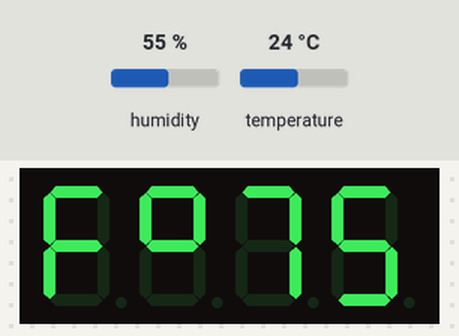
A sketch run on a simulated Arduino Uno, built with avr-gcc and run on an emulated ATmega328P. On the bench: 4-digit seven-segment display. The test bench sets the inputs (shaded band); at power-on: humidity 55 %, temperature 24 °C.

Above: at 4.9 s.
5.0 s: humidity set to 22 %
At 10.9 s:
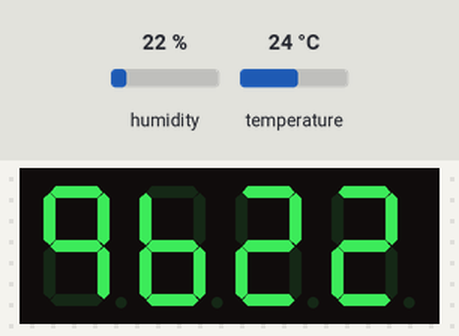
13.9 s: temperature set to 12 °C
At 17.2 s:
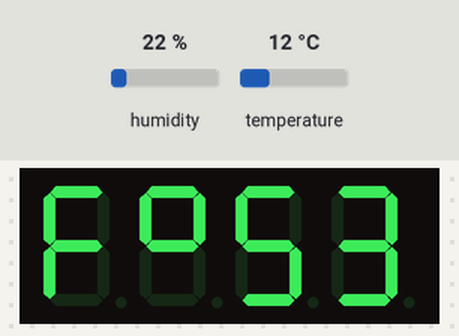
20.0 s: humidity set to 40 %
At 23.4 s:
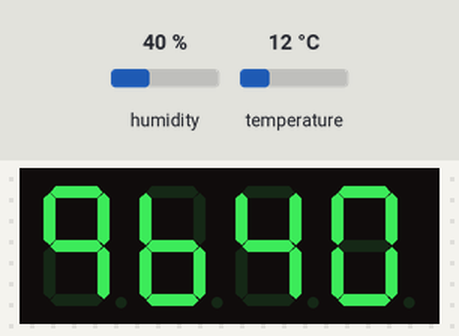
26.2 s: temperature set to 19 °C
At 29.6 s:
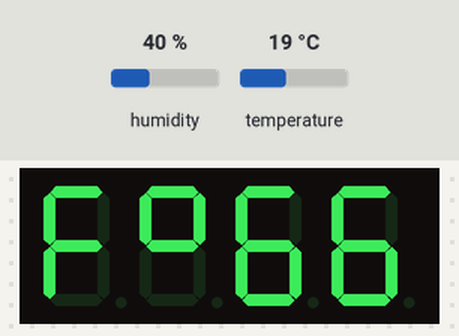
Timing chart, 0 to 31.1 s (numbered marks = the images above; inputs shaded):
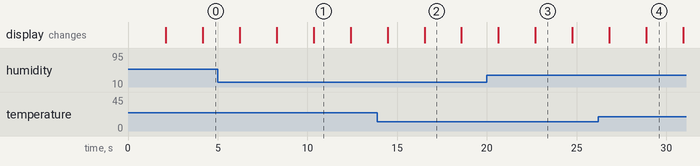

The sketch:

22fh.ino
```cpp
#include <Arduino.h>
#include <TM1637Display.h>
#include <DHT.h>

#define CLK_PIN 2 // Пин клока подключается к пину D2 на Arduino
#define DIO_PIN 3 // Пин данных подключается к пину D3 на Arduino

#define DHT_PIN 4 // Пин датчика DHT11 подключается к пину D4 на Arduino
#define DHT_TYPE DHT11 // Тип датчика DHT11

TM1637Display display(CLK_PIN, DIO_PIN);
DHT dht(DHT_PIN, DHT_TYPE);

#define SEG_A 0b00000001
#define SEG_B 0b00000010
#define SEG_C 0b00000100
#define SEG_D 0b00001000
#define SEG_E 0b00010000
#define SEG_F 0b00100000
#define SEG_G 0b01000000
#define SEG_DP 0b10000000

#define LETTER_H SEG_E | SEG_F | SEG_G | SEG_B | SEG_C
#define LETTER_F SEG_A | SEG_E| SEG_F | SEG_G
#define SYMBOL_DEGREE SEG_G | SEG_F | SEG_A | SEG_B
#define SYMBOL_PERCENT_START SEG_G | SEG_F | SEG_A | SEG_B | SEG_C
#define SYMBOL_PERCENT_END SEG_C | SEG_F | SEG_D | SEG_E | SEG_G

void setup() {
  display.setBrightness(5); // Настройка яркости дисплея
  dht.begin(); // Инициализация датчика DHT11
}

void loop() {
  float temperatureC = readTemperature();
  float temperatureF = convertToFahrenheit(temperatureC);
  float humidity = readHumidity();

  displayData(temperatureF, humidity);
}

float readTemperature() {
  float temperature = dht.readTemperature();
  return temperature;
}

float readHumidity() {
  float humidity = dht.readHumidity();
  return humidity;
}

float convertToFahrenheit(float temperatureC) {
  float temperatureF = temperatureC * 1.8 + 32; // Преобразование температуры в фаренгейты
  return temperatureF;
}

void displayData(float temperature, float humidity) {
  int tempInt = int(temperature); // Целая часть температуры
  int humInt = int(humidity); // Целая часть влажности

  display.showNumberDec(tempInt, false, 4, 0);
  uint8_t segmentsF[] = {LETTER_F, SYMBOL_DEGREE};
  display.setSegments(segmentsF, sizeof(segmentsF));
  delay(2000); // Пауза 2 секунды
  display.clear(); // Очистка дисплея

  display.showNumberDec(humInt, false, 4, 0);
  uint8_t segmentsH[] = {SYMBOL_PERCENT_START, SYMBOL_PERCENT_END};
  display.setSegments(segmentsH, sizeof(segmentsH));
  delay(2000); // Пауза 2 секунды
}
```

Measured:
- after the input at 5.0 s, the display: first differs from a run without the input after 5.4 s (image 1)
- after the input at 13.9 s, the display: first differs from a run without the input after 2.6 s (image 2)
- after the input at 20.0 s, the display: first differs from a run without the input after 2.7 s (image 3)
- after the input at 26.2 s, the display: first differs from a run without the input after 2.7 s (image 4)
- what the display in image 1 shows lasts 2.0 s, from 10.4 s to 12.4 s
